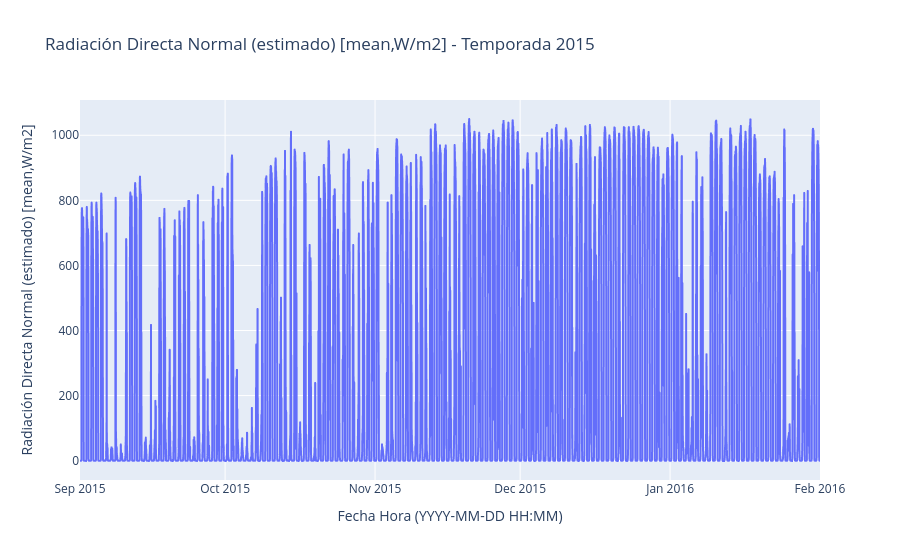

This figure's notebook cell:
### Code cell
fig = px.line(df_season_2015, x='Fecha Hora (YYYY-MM-DD HH:MM)', y='Radiación Directa Normal (estimado) [mean,W/m2]', title='Radiación Directa Normal (estimado) [mean,W/m2] - Temporada 2015')
fig.show()

### Figure 1 — Plotly figure (JSON) as saved in the notebook; plotly's stock layout.template omitted (floating-point values rounded to 4 significant figures; data arrays with more than 128 entries replaced by an {"elided": "..."} marker saying what was removed)
{"data": [{"hovertemplate": "Fecha Hora (YYYY-MM-DD HH:MM)=%{x}<br>Radiación Directa Normal (estimado) [mean,W/m2]=%{y}<extra></extra>", "legendgroup": "", "line": {"color": "#636efa", "dash": "solid"}, "marker": {"symbol": "circle"}, "mode": "lines", "name": "", "showlegend": false, "type": "scattergl", "x": {"elided": "22032 str values"}, "xaxis": "x", "y": {"elided": "22032 float values"}, "yaxis": "y"}], "layout": {"legend": {"tracegroupgap": 0}, "title": {"text": "Radiación Directa Normal (estimado) [mean,W/m2] - Temporada 2015"}, "xaxis": {"anchor": "y", "domain": [0, 1], "title": {"text": "Fecha Hora (YYYY-MM-DD HH:MM)"}}, "yaxis": {"anchor": "x", "domain": [0, 1], "title": {"text": "Radiación Directa Normal (estimado) [mean,W/m2]"}}}}
